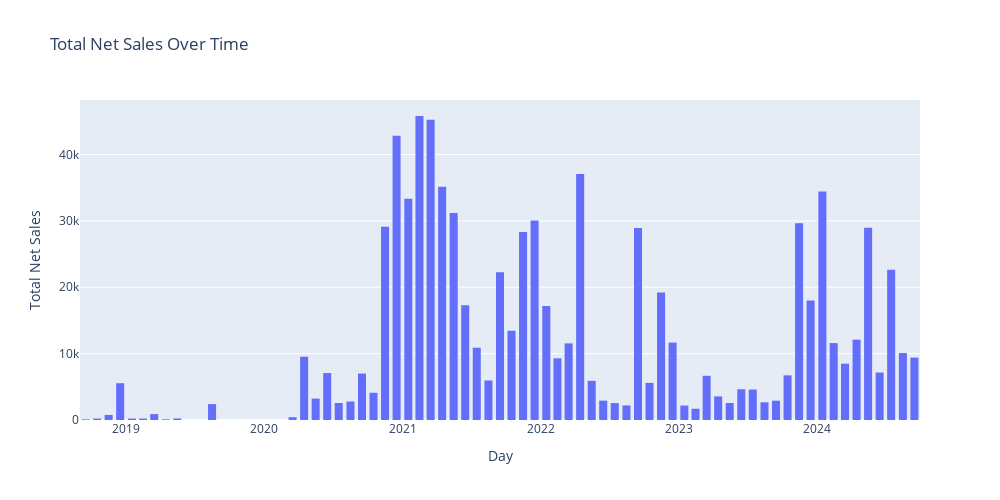

The notebook cell this image was saved under:
### Code cell
fig = go.Figure()
fig.add_histogram(x=df['day'], y=df['net_sales'], histfunc="sum")
fig.update_layout(
    title="Total Net Sales Over Time",
    xaxis_title="Day",
    yaxis_title="Total Net Sales",
    bargap=0.2,
    bargroupgap=0.1,
    width=1000,
    height=500
)
fig.show()

### Figure 1 — Plotly figure (JSON) as saved in the notebook; plotly's stock layout.template omitted (floating-point values rounded to 4 significant figures; data arrays with more than 128 entries replaced by an {"elided": "..."} marker saying what was removed)
{"data": [{"histfunc": "sum", "type": "histogram", "x": {"elided": "7072 str values"}, "y": {"elided": "7072 float values"}}], "layout": {"bargap": 0.2, "bargroupgap": 0.1, "height": 500, "title": {"text": "Total Net Sales Over Time"}, "width": 1000, "xaxis": {"title": {"text": "Day"}}, "yaxis": {"title": {"text": "Total Net Sales"}}}}
